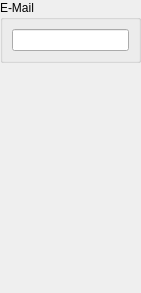
<?xml version="1.0" encoding="UTF-8"?>
<ui version="4.0">
 <class>MSNSearch</class>
 <widget class="QWidget" name="MSNSearch">
  <property name="geometry">
   <rect>
    <x>0</x>
    <y>0</y>
    <width>141</width>
    <height>293</height>
   </rect>
  </property>
  <property name="windowTitle">
   <string>Form1</string>
  </property>
  <layout class="QVBoxLayout">
   <property name="spacing">
    <number>6</number>
   </property>
   <property name="margin">
    <number>0</number>
   </property>
   <item>
    <widget class="QGroupBox" name="groupBox">
     <property name="title">
      <string>E-Mail</string>
     </property>
     <layout class="QGridLayout" name="gridLayout">
      <item row="0" column="0">
       <widget class="QLineEdit" name="edtMail"/>
      </item>
     </layout>
    </widget>
   </item>
   <item>
    <widget class="LinkLabel" name="lblFind" native="true"/>
   </item>
   <item>
    <widget class="LinkLabel" name="lblInterests" native="true"/>
   </item>
   <item>
    <spacer name="Spacer2">
     <property name="orientation">
      <enum>Qt::Vertical</enum>
     </property>
     <property name="sizeType">
      <enum>QSizePolicy::Expanding</enum>
     </property>
     <property name="sizeHint" stdset="0">
      <size>
       <width>20</width>
       <height>20</height>
      </size>
     </property>
    </spacer>
   </item>
  </layout>
 </widget>
 <customwidgets>
  <customwidget>
   <class>LinkLabel</class>
   <extends>QWidget</extends>
   <header>simgui/linklabel.h</header>
  </customwidget>
 </customwidgets>
 <resources/>
 <connections/>
</ui>
